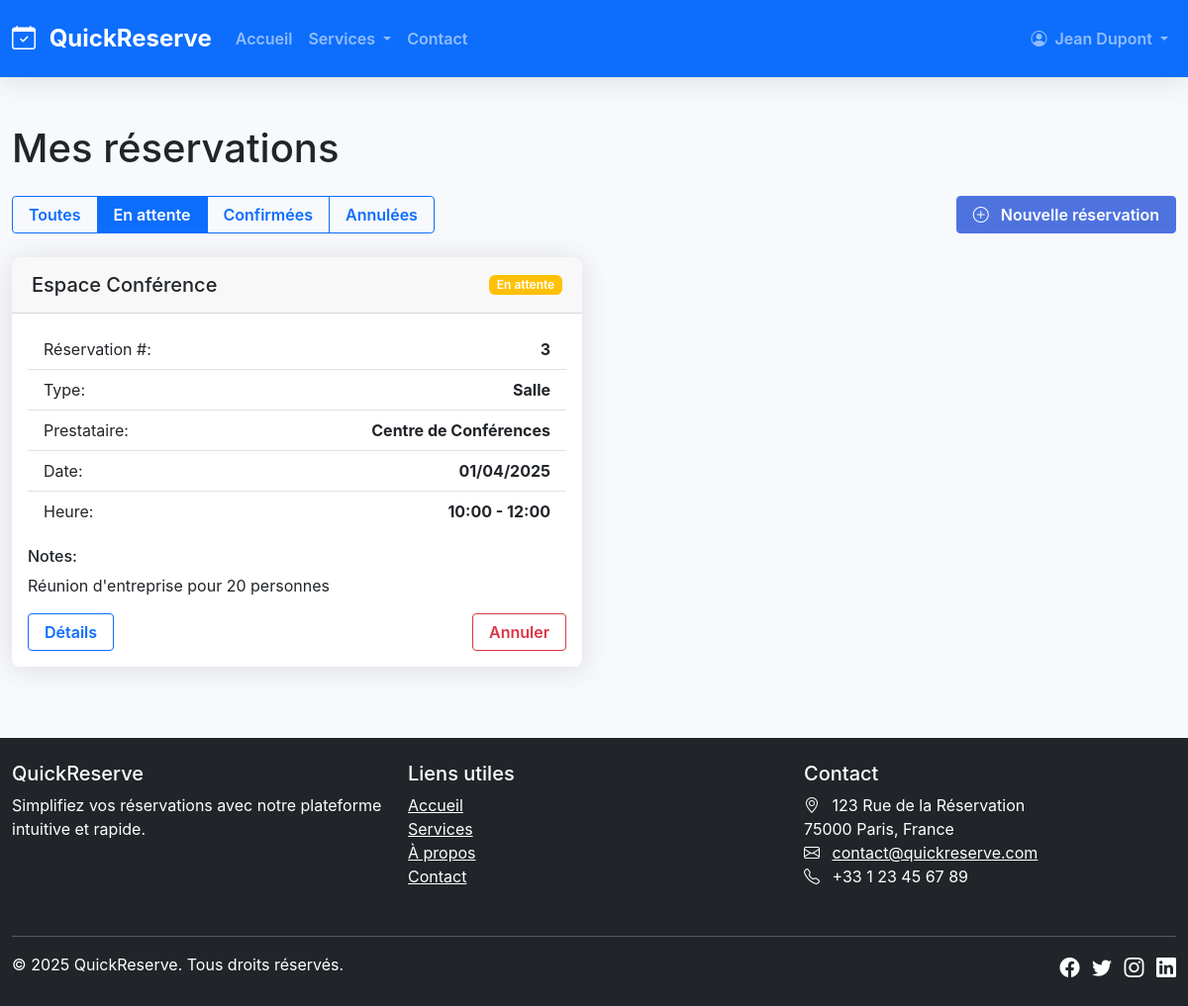
The app's page /reservations.php?status=pending (signed in) with its own data.
### tables this page shows
CREATE TABLE IF NOT EXISTS reservations (
    id INT AUTO_INCREMENT PRIMARY KEY,
    user_id INT NOT NULL,
    service_id INT NOT NULL,
    reservation_date DATE NOT NULL,
    start_time TIME NOT NULL,
    end_time TIME NOT NULL,
    notes TEXT,
    status ENUM('pending', 'confirmed', 'cancelled', 'completed') NOT NULL DEFAULT 'pending',
    created_at DATETIME NOT NULL,
    updated_at DATETIME DEFAULT NULL,
    FOREIGN KEY (user_id) REFERENCES users(id) ON DELETE CASCADE,
    FOREIGN KEY (service_id) REFERENCES services(id) ON DELETE CASCADE
);

CREATE TABLE IF NOT EXISTS services (
    id INT AUTO_INCREMENT PRIMARY KEY,
    provider_id INT NOT NULL,
    name VARCHAR(100) NOT NULL,
    type ENUM('coiffeur', 'restaurant', 'salle', 'autre') NOT NULL,
    description TEXT,
    address VARCHAR(255),
    city VARCHAR(100),
    postal_code VARCHAR(20),
    country VARCHAR(100) DEFAULT 'France',
    phone VARCHAR(20),
    email VARCHAR(100),
    website VARCHAR(255),
    image VARCHAR(255),
    opening_time TIME NOT NULL,
    closing_time TIME NOT NULL,
    slot_duration INT NOT NULL DEFAULT 30,  
    max_capacity INT DEFAULT 1,  
    status ENUM('active', 'inactive') NOT NULL DEFAULT 'active',
    created_at DATETIME NOT NULL,
    updated_at DATETIME DEFAULT NULL,
    FOREIGN KEY (provider_id) REFERENCES users(id) ON DELETE CASCADE
);

CREATE TABLE IF NOT EXISTS users (
    id INT AUTO_INCREMENT PRIMARY KEY,
    name VARCHAR(100) NOT NULL,
    email VARCHAR(100) NOT NULL UNIQUE,
    password VARCHAR(255) NOT NULL,
    phone VARCHAR(20),
    role ENUM('user', 'provider', 'admin') NOT NULL DEFAULT 'user',
    status ENUM('active', 'inactive', 'banned') NOT NULL DEFAULT 'active',
    created_at DATETIME NOT NULL,
    updated_at DATETIME DEFAULT NULL
);

### includes/functions.php (called while the page is built, shortened)
<?php
function cleanInput($data) {
    $data = trim($data);
    $data = stripslashes($data);
    $data = htmlspecialchars($data);
    return $data;
}
function formatDate($date, $format = 'd/m/Y H:i') {
    $dateObj = new DateTime($date);
    return $dateObj->format($format);
}

### config/database.php (called while the page is built, shortened)
<?php
try {
    $pdo = new PDO("mysql:host=" . DB_HOST . ";dbname=" . DB_NAME, DB_USER, DB_PASS);
    $pdo->setAttribute(PDO::ATTR_ERRMODE, PDO::ERRMODE_EXCEPTION);
    $pdo->setAttribute(PDO::ATTR_DEFAULT_FETCH_MODE, PDO::FETCH_ASSOC);
    $pdo->exec("SET NAMES utf8");
} catch (PDOException $e) {
    die("Erreur de connexion à la base de données: " . $e->getMessage());
}
function executeQuery($sql, $params = []) {
    global $pdo;
    try {
        $stmt = $pdo->prepare($sql);
        $stmt->execute($params);
        return $stmt;
    } catch (PDOException $e) {
        die("Erreur d'exécution de la requête: " . $e->getMessage());
    }
}
function fetchAll($sql, $params = []) {
    $stmt = executeQuery($sql, $params);
    return $stmt->fetchAll();
}

### reservations.php (the view, shortened to what this page needs)
<?php
require_once 'config/database.php';
require_once 'includes/functions.php';
$sql = "SELECT r.*, s.name as service_name, s.type as service_type, u.name as provider_name
        FROM reservations r
        JOIN services s ON r.service_id = s.id
        JOIN users u ON s.provider_id = u.id
        WHERE r.user_id = :user_id
        ORDER BY r.reservation_date DESC, r.start_time DESC";
$reservations = fetchAll($sql, ['user_id' => $_SESSION['user_id']]);
$status = cleanInput($_GET['status'] ?? '');
$filteredReservations = $reservations;
if (!empty($status)) {
    $filteredReservations = array_filter($reservations, function($reservation) use ($status) {
        return $reservation['status'] === $status;
    });
}
?>
<!DOCTYPE html>
<html lang="fr">
<head>
    <link href="https://cdn.jsdelivr.net/npm/bootstrap@5.3.0/dist/css/bootstrap.min.css" rel="stylesheet">
    <link rel="stylesheet" href="https://cdn.jsdelivr.net/npm/bootstrap-icons@1.11.0/font/bootstrap-icons.css">
    <link href="assets/css/style.css" rel="stylesheet">
</head>
<body>
    <?php include 'includes/header.php'; ?>
    <div class="container mt-5">
        <h1 class="mb-4">Mes réservations</h1>
        <div class="row mb-4">
            <div class="col-md-6">
                <div class="btn-group" role="group" aria-label="Filtrer par statut">
                    <a href="reservations.php" class="btn btn-outline-primary <?php echo empty($status) ? 'active' : ''; ?>">Toutes</a>
                    <a href="reservations.php?status=pending" class="btn btn-outline-primary <?php echo $status === 'pending' ? 'active' : ''; ?>">En attente</a>
                    <a href="reservations.php?status=confirmed" class="btn btn-outline-primary <?php echo $status === 'confirmed' ? 'active' : ''; ?>">Confirmées</a>
                    <a href="reservations.php?status=cancelled" class="btn btn-outline-primary <?php echo $status === 'cancelled' ? 'active' : ''; ?>">Annulées</a>
                </div>
            </div>
            <div class="col-md-6 text-md-end">
                <a href="services.php" class="btn btn-primary">
                    <i class="bi bi-plus-circle me-2"></i> Nouvelle réservation
                </a>
            </div>
        </div>
        <?php if (empty($filteredReservations)): ?>
            <div class="alert alert-info">
                Aucune réservation trouvée.
            </div>
        <?php else: ?>
            <div class="row">
                <?php foreach ($filteredReservations as $reservation): ?>
                    <div class="col-md-6 mb-4">
                        <div class="card h-100">
                            <div class="card-header d-flex justify-content-between align-items-center">
                                <h5 class="mb-0"><?php echo htmlspecialchars($reservation['service_name']); ?></h5>
                                <?php if ($reservation['status'] === 'pending'): ?>
                                    <span class="badge bg-warning">En attente</span>
                                <?php elseif ($reservation['status'] === 'confirmed'): ?>
                                    <span class="badge bg-success">Confirmée</span>
                                <?php elseif ($reservation['status'] === 'cancelled'): ?>
                                    <span class="badge bg-danger">Annulée</span>
                                <?php endif; ?>
                            </div>
                            <div class="card-body">
                                <ul class="list-group list-group-flush mb-3">
                                    <li class="list-group-item d-flex justify-content-between">
                                        <span>Réservation #:</span>
                                        <strong><?php echo $reservation['id']; ?></strong>
                                    </li>
                                    <li class="list-group-item d-flex justify-content-between">
                                        <span>Type:</span>
                                        <strong><?php echo ucfirst(htmlspecialchars($reservation['service_type'])); ?></strong>
                                    </li>
                                    <li class="list-group-item d-flex justify-content-between">
                                        <span>Prestataire:</span>
                                        <strong><?php echo htmlspecialchars($reservation['provider_name']); ?></strong>
                                    </li>
                                    <li class="list-group-item d-flex justify-content-between">
                                        <span>Date:</span>
                                        <strong><?php echo formatDate($reservation['reservation_date'], 'd/m/Y'); ?></strong>
                                    </li>
                                    <li class="list-group-item d-flex justify-content-between">
                                        <span>Heure:</span>
                                        <strong><?php echo substr($reservation['start_time'], 0, 5); ?> - <?php echo substr($reservation['end_time'], 0, 5); ?></strong>
                                    </li>
                                </ul>
                                <?php if (!empty($reservation['notes'])): ?>
                                    <div class="mb-3">
                                        <h6>Notes:</h6>
                                        <p class="mb-0"><?php echo nl2br(htmlspecialchars($reservation['notes'])); ?></p>
                                    </div>
                                <?php endif; ?>
                                <div class="d-flex justify-content-between">
                                    <a href="reservation-details.php?id=<?php echo $reservation['id']; ?>" class="btn btn-outline-primary">Détails</a>
                                    <?php if ($reservation['status'] === 'pending' || $reservation['status'] === 'confirmed'): ?>
                                        <?php
                                        $reservationDateTime = strtotime($reservation['reservation_date'] . ' ' . $reservation['start_time']);
                                        $canCancel = $reservationDateTime > (time() + 24 * 60 * 60);
                                        ?>
                                        <?php if ($canCancel): ?>
                                            <button type="button" class="btn btn-outline-danger" data-bs-toggle="modal" data-bs-target="#cancelModal<?php echo $reservation['id']; ?>">
                                                Annuler
                                            </button>
                                        <?php else: ?>
                                            <button type="button" class="btn btn-outline-danger" disabled title="L'annulation doit être effectuée au moins 24h à l'avance">
                                                Annuler
                                            </button>
                                        <?php endif; ?>
                                    <?php endif; ?>
                                </div>
                            </div>
                        </div>
                    </div>
                <?php endforeach; ?>
            </div>
        <?php endif; ?>
    </div>
    <?php include 'includes/footer.php'; ?>
</body>
</html>

### assets/css/style.css (style rules this page uses)
:root { --primary-color: #4e73df; --secondary-color: #1cc88a; --danger-color: #e74a3b; --warning-color: #f6c23e; --info-color: #36b9cc; --dark-color: #5a5c69; --light-color: #f8f9fc; }
body { font-family: "Nunito", -apple-system, BlinkMacSystemFont, "Segoe UI", Roboto, "Helvetica Neue", Arial, sans-serif; background-color: #f8f9fc; }
.container { max-width: 1200px; }
.card { border: none; border-radius: 0.5rem; box-shadow: 0 0.15rem 1.75rem 0 rgba(58, 59, 69, 0.15); transition: transform 0.3s ease; }
.card-header { border-bottom: 1px solid rgba(0, 0, 0, 0.125); padding: 1rem 1.25rem; }
.btn { border-radius: 0.25rem; padding: 0.375rem 1rem; font-weight: 600; }
.btn-primary { background-color: var(--primary-color); border-color: var(--primary-color); }
.badge { font-weight: 600; padding: 0.35em 0.65em; }

### records on screen
reservations: service.name "Espace Conférence", status "En attente", id "3", service.type "Salle", users.name "Centre de Conférences", reservation_date "01/04/2025", start_time "10:00", end_time "12:00", notes "Réunion d'entreprise pour 20 personnes"

### other values on screen
$_SESSION['user_name'] "Jean Dupont"
